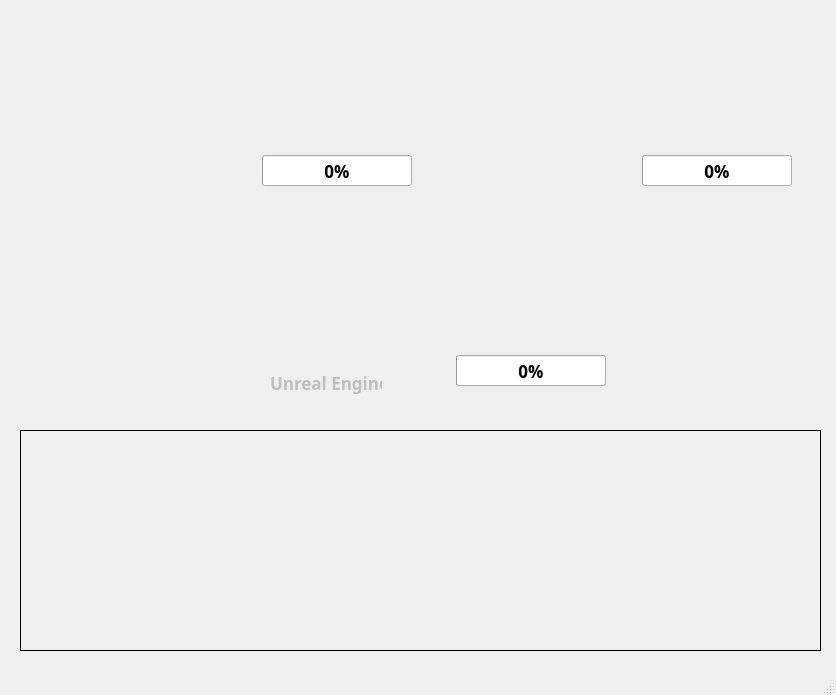
<?xml version="1.0" encoding="UTF-8"?>
<ui version="4.0">
 <class>MainWindow</class>
 <widget class="QMainWindow" name="MainWindow">
  <property name="geometry">
   <rect>
    <x>0</x>
    <y>0</y>
    <width>836</width>
    <height>695</height>
   </rect>
  </property>
  <property name="font">
   <font>
    <family>맑은 고딕</family>
    <weight>75</weight>
    <bold>true</bold>
   </font>
  </property>
  <property name="windowTitle">
   <string>MainWindow</string>
  </property>
  <property name="documentMode">
   <bool>false</bool>
  </property>
  <property name="tabShape">
   <enum>QTabWidget::Rounded</enum>
  </property>
  <widget class="QWidget" name="centralwidget">
   <widget class="QClickLabel" name="btnStart" native="true">
    <property name="geometry">
     <rect>
      <x>50</x>
      <y>250</y>
      <width>150</width>
      <height>150</height>
     </rect>
    </property>
    <property name="sizePolicy">
     <sizepolicy hsizetype="Fixed" vsizetype="Fixed">
      <horstretch>0</horstretch>
      <verstretch>0</verstretch>
     </sizepolicy>
    </property>
    <property name="minimumSize">
     <size>
      <width>150</width>
      <height>150</height>
     </size>
    </property>
   </widget>
   <widget class="QFrame" name="plot_frame">
    <property name="geometry">
     <rect>
      <x>20</x>
      <y>430</y>
      <width>801</width>
      <height>221</height>
     </rect>
    </property>
    <property name="frameShape">
     <enum>QFrame::Panel</enum>
    </property>
    <property name="frameShadow">
     <enum>QFrame::Plain</enum>
    </property>
    <property name="lineWidth">
     <number>1</number>
    </property>
    <layout class="QGridLayout" name="gridLayout">
     <item row="0" column="0">
      <widget class="QCustomPlot" name="plot" native="true">
       <property name="minimumSize">
        <size>
         <width>0</width>
         <height>0</height>
        </size>
       </property>
       <property name="autoFillBackground">
        <bool>false</bool>
       </property>
      </widget>
     </item>
    </layout>
   </widget>
   <widget class="QFrame" name="keti_an_frame">
    <property name="geometry">
     <rect>
      <x>20</x>
      <y>10</y>
      <width>201</width>
      <height>221</height>
     </rect>
    </property>
    <property name="frameShape">
     <enum>QFrame::Panel</enum>
    </property>
    <property name="frameShadow">
     <enum>QFrame::Plain</enum>
    </property>
    <property name="lineWidth">
     <number>0</number>
    </property>
    <layout class="QGridLayout" name="gridLayout_2">
     <item row="0" column="0">
      <widget class="QClickLabel" name="keti_an" native="true">
       <property name="minimumSize">
        <size>
         <width>0</width>
         <height>0</height>
        </size>
       </property>
      </widget>
     </item>
    </layout>
   </widget>
   <widget class="QFrame" name="keti_logo_frame">
    <property name="geometry">
     <rect>
      <x>450</x>
      <y>10</y>
      <width>371</width>
      <height>81</height>
     </rect>
    </property>
    <property name="frameShape">
     <enum>QFrame::Panel</enum>
    </property>
    <property name="frameShadow">
     <enum>QFrame::Plain</enum>
    </property>
    <property name="lineWidth">
     <number>0</number>
    </property>
    <layout class="QGridLayout" name="gridLayout_3">
     <item row="0" column="0">
      <widget class="QClickLabel" name="keti_logo" native="true">
       <property name="minimumSize">
        <size>
         <width>0</width>
         <height>0</height>
        </size>
       </property>
      </widget>
     </item>
    </layout>
   </widget>
   <widget class="QProgressBar" name="pbStep1">
    <property name="geometry">
     <rect>
      <x>642</x>
      <y>155</y>
      <width>150</width>
      <height>31</height>
     </rect>
    </property>
    <property name="font">
     <font>
      <pointsize>13</pointsize>
     </font>
    </property>
    <property name="acceptDrops">
     <bool>false</bool>
    </property>
    <property name="value">
     <number>0</number>
    </property>
   </widget>
   <widget class="QProgressBar" name="pbStep2">
    <property name="geometry">
     <rect>
      <x>456</x>
      <y>355</y>
      <width>150</width>
      <height>31</height>
     </rect>
    </property>
    <property name="font">
     <font>
      <pointsize>13</pointsize>
     </font>
    </property>
    <property name="value">
     <number>0</number>
    </property>
   </widget>
   <widget class="QProgressBar" name="pbStep3">
    <property name="geometry">
     <rect>
      <x>262</x>
      <y>155</y>
      <width>150</width>
      <height>31</height>
     </rect>
    </property>
    <property name="font">
     <font>
      <pointsize>13</pointsize>
     </font>
    </property>
    <property name="value">
     <number>0</number>
    </property>
   </widget>
   <widget class="QRoundProgressBar" name="pbTotal" native="true">
    <property name="geometry">
     <rect>
      <x>432</x>
      <y>145</y>
      <width>200</width>
      <height>200</height>
     </rect>
    </property>
    <property name="autoFillBackground">
     <bool>true</bool>
    </property>
   </widget>
   <widget class="QClickLabel" name="led" native="true">
    <property name="geometry">
     <rect>
      <x>210</x>
      <y>350</y>
      <width>50</width>
      <height>50</height>
     </rect>
    </property>
   </widget>
   <widget class="QLabel" name="label">
    <property name="enabled">
     <bool>false</bool>
    </property>
    <property name="geometry">
     <rect>
      <x>270</x>
      <y>371</y>
      <width>112</width>
      <height>23</height>
     </rect>
    </property>
    <property name="font">
     <font>
      <pointsize>13</pointsize>
     </font>
    </property>
    <property name="text">
     <string>Unreal Engine</string>
    </property>
   </widget>
   <zorder>pbTotal</zorder>
   <zorder>btnStart</zorder>
   <zorder>plot_frame</zorder>
   <zorder>keti_an_frame</zorder>
   <zorder>keti_logo_frame</zorder>
   <zorder>pbStep1</zorder>
   <zorder>pbStep2</zorder>
   <zorder>pbStep3</zorder>
   <zorder>led</zorder>
   <zorder>label</zorder>
  </widget>
  <widget class="QMenuBar" name="menubar">
   <property name="geometry">
    <rect>
     <x>0</x>
     <y>0</y>
     <width>836</width>
     <height>20</height>
    </rect>
   </property>
  </widget>
  <widget class="QStatusBar" name="statusbar"/>
 </widget>
 <customwidgets>
  <customwidget>
   <class>QCustomPlot</class>
   <extends>QWidget</extends>
   <header location="global">qcustomplot.h</header>
   <container>1</container>
  </customwidget>
  <customwidget>
   <class>QClickLabel</class>
   <extends>QWidget</extends>
   <header location="global">qclicklabel.h</header>
   <container>1</container>
  </customwidget>
  <customwidget>
   <class>QRoundProgressBar</class>
   <extends>QWidget</extends>
   <header>QRoundProgressBar.h</header>
   <container>1</container>
  </customwidget>
 </customwidgets>
 <resources/>
 <connections/>
</ui>
